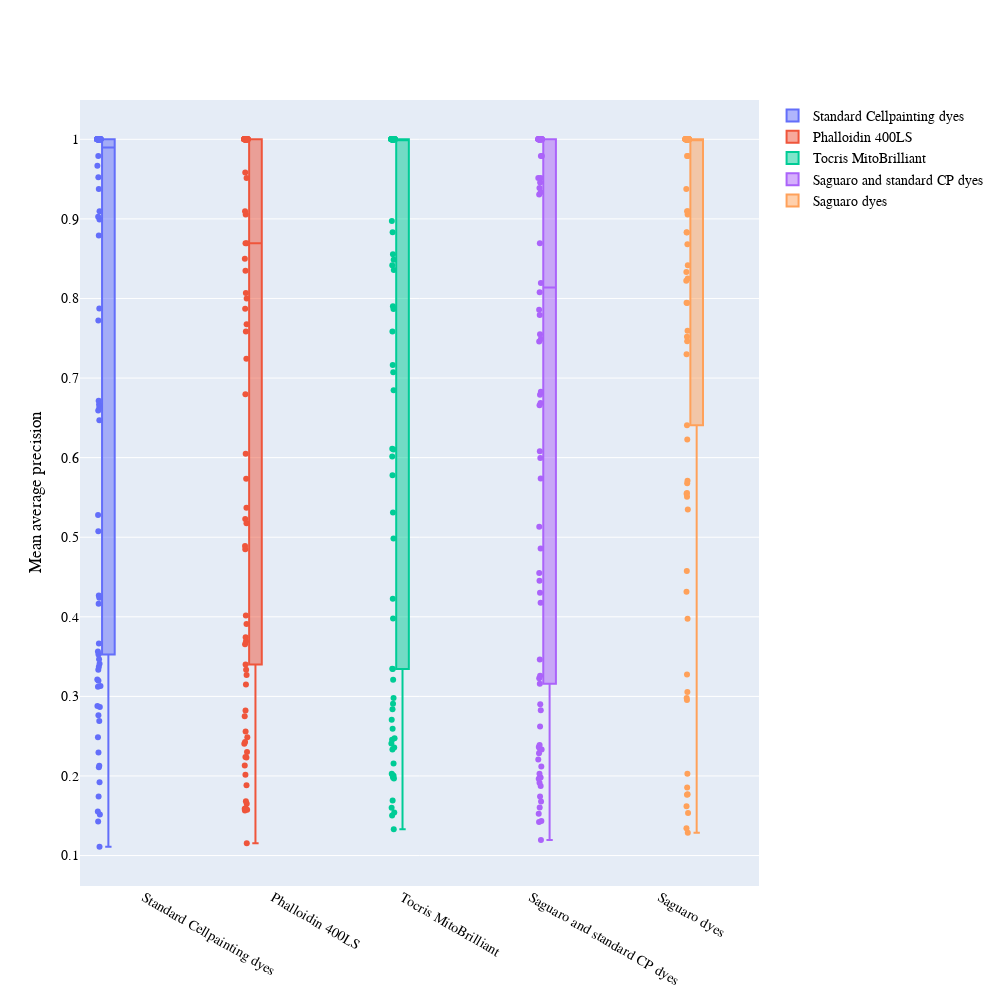

Notebook source saved alongside this figure:
### Markdown cell above
### Mean average precision values of all compounds

### Code cell
combined_box_plot = go.Figure()

combined_box_plot.add_trace(go.Box(y=combined_moa_50_46_47_df['average_precision_std'], name = 'Standard Cellpainting dyes', boxpoints='all', hovertext=combined_moa_50_46_47_df['MoA']+'-'+ combined_moa_50_46_47_df['Common Name']))
combined_box_plot.add_trace(go.Box(y=combined_moa_50_46_47_df['average_precision_act'], name = 'Phalloidin 400LS', boxpoints='all', hovertext=combined_moa_50_46_47_df['MoA']+'-'+ combined_moa_50_46_47_df['Common Name']))
combined_box_plot.add_trace(go.Box(y=combined_moa_50_46_47_df['average_precision_mito'], name = 'Tocris MitoBrilliant', boxpoints='all', hovertext=combined_moa_50_46_47_df['MoA']+'-'+ combined_moa_50_46_47_df['Common Name']))
combined_box_plot.add_trace(go.Box(y=combined_moa_48_49_df['mean_average_precision_batch3'], name = 'Saguaro and standard CP dyes', boxpoints='all', hovertext=combined_moa_48_49_df['MoA']+'-'+ combined_moa_48_49_df['Common Name']))
combined_box_plot.add_trace(go.Box(y=combined_moa_48_49_df['mean_average_precision_batch5'], name = 'Saguaro dyes', boxpoints='all', hovertext=combined_moa_48_49_df['MoA']+'-'+ combined_moa_48_49_df['Common Name']))

combined_box_plot.update_layout(height=1000,width=1000, font_family='Arial', font=dict(size=14, color='Black'), boxmode='group',yaxis_title = 'Mean average precision')
combined_box_plot.show('notebook')

### Figure 1 — Plotly figure (JSON) as saved in the notebook; plotly's stock layout.template omitted (floating-point values rounded to 4 significant figures)
{"data": [{"boxpoints": "all", "hovertext": ["tumor necrosis factor production inhibitor-pomalidomide", "antihistamine-homochlorcyclizine", "acetylcholine receptor antagonist-orphenadrine", "pyruvate dehydrogenase kinase inhibitor-AZD7545", "protein tyrosine kinase inhibitor-SHP099", "antihistamine-hydroxyzine", "hepatocyte growth factor receptor inhibitor-SU-11274", "CHK inhibitor-PF-477736", "glycogen synthase kinase inhibitor-GSK-3-inhibitor-IX", "histone lysine methyltransferase inhibitor-A-366", "tumor necrosis factor production inhibitor-apratastat", "inosine monophosphate dehydrogenase inhibitor-merimepodib", "CDC inhibitor-BMS-863233", "PARP inhibitor-veliparib", "bromodomain inhibitor-PFI-1", "ubiquitin specific protease inhibitor-P5091", "glycogen synthase kinase inhibitor-CHIR-99021", "JAK inhibitor-filgotinib", "Apoptosis inducer (ATP-competitive kinase inhibitor)-Staurosporine", "hepatocyte growth factor receptor inhibitor-SGX523", "bromodomain inhibitor-CPI-0610", "MEK inhibitor-BIX-02188", "Aurora kinase inhibitor-AMG900", "LXR agonist-T-0901317", "phospholipase inhibitor-ML-298", "IGF-1 inhibitor-NVP-AEW541", "tricyclic antidepressant-maprotiline", "histone lysine demethylase inhibitor-ML324", "phosphodiesterase inhibitor-ketotifen", "beta-catenin inhibitor-PNU-74654", "JNK inhibitor-SU3327", "LXR agonist-GW-3965", "DNA inhibitor-carmustine", "kinesin inhibitor-filanesib", "phosphoinositide dependent kinase inhibitor-APY0201", "RAF inhibitor-GW-5074", "FGFR inhibitor-lenvatinib", "Bcr-Abl kinase inhibitor-ponatinib", "AMPK inhibitor-WZ4003", "pyruvate dehydrogenase kinase inhibitor-BX-912", "phospholipase inhibitor-halopemide", "Aurora kinase inhibitor-MK-5108", "JAK inhibitor-ruxolitinib", "tricyclic antidepressant-dosulepin", "PARP inhibitor-niraparib", "BCL inhibitor-ABT-737", "inosine monophosphate dehydrogenase inhibitor-BMS-566419", "MEK inhibitor-selumetinib", "histone lysine methyltransferase inhibitor-UNC0642", "HDAC inhibitor-romidepsin", "HDAC inhibitor-RGFP966", "BCL inhibitor-venetoclax", "phosphodiesterase inhibitor-quazinone", "kinesin inhibitor-ispinesib", "CDK inhibitor-THZ1", "CDC inhibitor-KH-CB19", "RAF inhibitor-GDC-0879", "protein tyrosine kinase inhibitor-rheochrysidin", "MAP kinase inhibitor-FR-180204", "ER stressor (SERCA inhibitor)-Thapsigargin", "protein arginine N-methyltransferase inhibitor-EPZ015666", "Apoptosis inducer (transcription inhibitor)-DACTINOMYCIN", "phosphoinositide dependent kinase inhibitor-GSK2334470", "FGFR inhibitor-BLU9931", "DNA inhibitor-valrubicin", "smoothened receptor agonist-purmorphamine", "JNK inhibitor-BI-78D3", "CHK inhibitor-SCH-900776", "EGFR inhibitor-CP-724714", "androgen receptor modulator-andarine", "HMGCR inhibitor-rosuvastatin", "acetylcholine receptor antagonist-dimethindene-(S)-(+)", "p38 MAPK inhibitor-skepinone-l", "mTOR inhibitor-sirolimus", "EGFR inhibitor-neratinib", "HMGCR inhibitor-delta-Tocotrienol", "IGF-1 inhibitor-linsitinib", "protein arginine N-methyltransferase inhibitor-SGC-707", "Bcr-Abl kinase inhibitor-GNF-5", "MAP kinase inhibitor-PD-198306", "p38 MAPK inhibitor-VX-745", "ubiquitin specific protease inhibitor-ML-323", "beta-catenin inhibitor-ICG-001", "CDK inhibitor-AMG-925", "histone lysine demethylase inhibitor-GSK-J4", "hypoxia inducible factor inhibitor-IOX2", "androgen receptor modulator-PS178990", "mTOR inhibitor-AZD2014", "smoothened receptor agonist-SAG", "hypoxia inducible factor inhibitor-acriflavine"], "name": "Standard Cellpainting dyes", "type": "box", "y": [0.2867, 0.5278, 0.3665, 0.9792, 0.269, 0.341, 1, 1, 1, 0.3212, 0.663, 1, 1, 0.2879, 0.9028, 0.7722, 1, 0.313, 1, 0.1553, 1, 0.6667, 1, 1, 0.3373, 1, 0.1428, 0.8792, 0.3121, 0.3335, 0.4164, 0.6468, 0.2763, 1, 1, 0.3563, 1, 1, 1, 1, 1, 1, 0.6593, 0.2129, 1, 1, 0.9524, 1, 1, 1, 1, 0.9097, 0.1111, 1, 1, 0.3197, 1, 0.192, 0.3526, 1, 1, 1, 1, 1, 1, 0.7875, 0.4267, 1, 0.4241, 0.1514, 0.3466, 0.2294, 1, 1, 1, 0.1741, 1, 0.5074, 0.9667, 0.9375, 0.6715, 1, 1, 1, 1, 0.2487, 0.2108, 1, 0.8993, 1]}, {"boxpoints": "all", "hovertext": ["tumor necrosis factor production inhibitor-pomalidomide", "antihistamine-homochlorcyclizine", "acetylcholine receptor antagonist-orphenadrine", "pyruvate dehydrogenase kinase inhibitor-AZD7545", "protein tyrosine kinase inhibitor-SHP099", "antihistamine-hydroxyzine", "hepatocyte growth factor receptor inhibitor-SU-11274", "CHK inhibitor-PF-477736", "glycogen synthase kinase inhibitor-GSK-3-inhibitor-IX", "histone lysine methyltransferase inhibitor-A-366", "tumor necrosis factor production inhibitor-apratastat", "inosine monophosphate dehydrogenase inhibitor-merimepodib", "CDC inhibitor-BMS-863233", "PARP inhibitor-veliparib", "bromodomain inhibitor-PFI-1", "ubiquitin specific protease inhibitor-P5091", "glycogen synthase kinase inhibitor-CHIR-99021", "JAK inhibitor-filgotinib", "Apoptosis inducer (ATP-competitive kinase inhibitor)-Staurosporine", "hepatocyte growth factor receptor inhibitor-SGX523", "bromodomain inhibitor-CPI-0610", "MEK inhibitor-BIX-02188", "Aurora kinase inhibitor-AMG900", "LXR agonist-T-0901317", "phospholipase inhibitor-ML-298", "IGF-1 inhibitor-NVP-AEW541", "tricyclic antidepressant-maprotiline", "histone lysine demethylase inhibitor-ML324", "phosphodiesterase inhibitor-ketotifen", "beta-catenin inhibitor-PNU-74654", "JNK inhibitor-SU3327", "LXR agonist-GW-3965", "DNA inhibitor-carmustine", "kinesin inhibitor-filanesib", "phosphoinositide dependent kinase inhibitor-APY0201", "RAF inhibitor-GW-5074", "FGFR inhibitor-lenvatinib", "Bcr-Abl kinase inhibitor-ponatinib", "AMPK inhibitor-WZ4003", "pyruvate dehydrogenase kinase inhibitor-BX-912", "phospholipase inhibitor-halopemide", "Aurora kinase inhibitor-MK-5108", "JAK inhibitor-ruxolitinib", "tricyclic antidepressant-dosulepin", "PARP inhibitor-niraparib", "BCL inhibitor-ABT-737", "inosine monophosphate dehydrogenase inhibitor-BMS-566419", "MEK inhibitor-selumetinib", "histone lysine methyltransferase inhibitor-UNC0642", "HDAC inhibitor-romidepsin", "HDAC inhibitor-RGFP966", "BCL inhibitor-venetoclax", "phosphodiesterase inhibitor-quazinone", "kinesin inhibitor-ispinesib", "CDK inhibitor-THZ1", "CDC inhibitor-KH-CB19", "RAF inhibitor-GDC-0879", "protein tyrosine kinase inhibitor-rheochrysidin", "MAP kinase inhibitor-FR-180204", "ER stressor (SERCA inhibitor)-Thapsigargin", "protein arginine N-methyltransferase inhibitor-EPZ015666", "Apoptosis inducer (transcription inhibitor)-DACTINOMYCIN", "phosphoinositide dependent kinase inhibitor-GSK2334470", "FGFR inhibitor-BLU9931", "DNA inhibitor-valrubicin", "smoothened receptor agonist-purmorphamine", "JNK inhibitor-BI-78D3", "CHK inhibitor-SCH-900776", "EGFR inhibitor-CP-724714", "androgen receptor modulator-andarine", "HMGCR inhibitor-rosuvastatin", "acetylcholine receptor antagonist-dimethindene-(S)-(+)", "p38 MAPK inhibitor-skepinone-l", "mTOR inhibitor-sirolimus", "EGFR inhibitor-neratinib", "HMGCR inhibitor-delta-Tocotrienol", "IGF-1 inhibitor-linsitinib", "protein arginine N-methyltransferase inhibitor-SGC-707", "Bcr-Abl kinase inhibitor-GNF-5", "MAP kinase inhibitor-PD-198306", "p38 MAPK inhibitor-VX-745", "ubiquitin specific protease inhibitor-ML-323", "beta-catenin inhibitor-ICG-001", "CDK inhibitor-AMG-925", "histone lysine demethylase inhibitor-GSK-J4", "hypoxia inducible factor inhibitor-IOX2", "androgen receptor modulator-PS178990", "mTOR inhibitor-AZD2014", "smoothened receptor agonist-SAG", "hypoxia inducible factor inhibitor-acriflavine"], "name": "Phalloidin 400LS", "type": "box", "y": [0.2559, 0.1593, 0.3336, 0.85, 0.2487, 0.5229, 1, 1, 1, 0.3402, 0.1567, 1, 1, 0.3269, 1, 0.3692, 1, 0.3743, 1, 0.1681, 1, 0.7242, 1, 1, 0.3909, 1, 0.3148, 0.4847, 0.2237, 0.2405, 0.2428, 0.6049, 0.1155, 1, 1, 0.2824, 1, 1, 0.9097, 1, 1, 1, 0.6798, 0.2132, 1, 1, 0.7871, 1, 0.8694, 1, 1, 0.8, 0.1577, 1, 1, 0.275, 0.7677, 0.2301, 0.4015, 1, 0.9583, 1, 0.9514, 1, 1, 0.5175, 0.2016, 1, 0.5734, 0.2232, 0.3656, 0.4891, 1, 1, 1, 0.1884, 1, 0.1588, 1, 0.8694, 0.5371, 0.7583, 0.8069, 1, 1, 0.9056, 0.1652, 1, 0.8347, 1]}, {"boxpoints": "all", "hovertext": ["tumor necrosis factor production inhibitor-pomalidomide", "antihistamine-homochlorcyclizine", "acetylcholine receptor antagonist-orphenadrine", "pyruvate dehydrogenase kinase inhibitor-AZD7545", "protein tyrosine kinase inhibitor-SHP099", "antihistamine-hydroxyzine", "hepatocyte growth factor receptor inhibitor-SU-11274", "CHK inhibitor-PF-477736", "glycogen synthase kinase inhibitor-GSK-3-inhibitor-IX", "histone lysine methyltransferase inhibitor-A-366", "tumor necrosis factor production inhibitor-apratastat", "inosine monophosphate dehydrogenase inhibitor-merimepodib", "CDC inhibitor-BMS-863233", "PARP inhibitor-veliparib", "bromodomain inhibitor-PFI-1", "ubiquitin specific protease inhibitor-P5091", "glycogen synthase kinase inhibitor-CHIR-99021", "JAK inhibitor-filgotinib", "Apoptosis inducer (ATP-competitive kinase inhibitor)-Staurosporine", "hepatocyte growth factor receptor inhibitor-SGX523", "bromodomain inhibitor-CPI-0610", "MEK inhibitor-BIX-02188", "Aurora kinase inhibitor-AMG900", "LXR agonist-T-0901317", "phospholipase inhibitor-ML-298", "IGF-1 inhibitor-NVP-AEW541", "tricyclic antidepressant-maprotiline", "histone lysine demethylase inhibitor-ML324", "phosphodiesterase inhibitor-ketotifen", "beta-catenin inhibitor-PNU-74654", "JNK inhibitor-SU3327", "LXR agonist-GW-3965", "DNA inhibitor-carmustine", "kinesin inhibitor-filanesib", "phosphoinositide dependent kinase inhibitor-APY0201", "RAF inhibitor-GW-5074", "FGFR inhibitor-lenvatinib", "Bcr-Abl kinase inhibitor-ponatinib", "AMPK inhibitor-WZ4003", "pyruvate dehydrogenase kinase inhibitor-BX-912", "phospholipase inhibitor-halopemide", "Aurora kinase inhibitor-MK-5108", "JAK inhibitor-ruxolitinib", "tricyclic antidepressant-dosulepin", "PARP inhibitor-niraparib", "BCL inhibitor-ABT-737", "inosine monophosphate dehydrogenase inhibitor-BMS-566419", "MEK inhibitor-selumetinib", "histone lysine methyltransferase inhibitor-UNC0642", "HDAC inhibitor-romidepsin", "HDAC inhibitor-RGFP966", "BCL inhibitor-venetoclax", "phosphodiesterase inhibitor-quazinone", "kinesin inhibitor-ispinesib", "CDK inhibitor-THZ1", "CDC inhibitor-KH-CB19", "RAF inhibitor-GDC-0879", "protein tyrosine kinase inhibitor-rheochrysidin", "MAP kinase inhibitor-FR-180204", "ER stressor (SERCA inhibitor)-Thapsigargin", "protein arginine N-methyltransferase inhibitor-EPZ015666", "Apoptosis inducer (transcription inhibitor)-DACTINOMYCIN", "phosphoinositide dependent kinase inhibitor-GSK2334470", "FGFR inhibitor-BLU9931", "DNA inhibitor-valrubicin", "smoothened receptor agonist-purmorphamine", "JNK inhibitor-BI-78D3", "CHK inhibitor-SCH-900776", "EGFR inhibitor-CP-724714", "androgen receptor modulator-andarine", "HMGCR inhibitor-rosuvastatin", "acetylcholine receptor antagonist-dimethindene-(S)-(+)", "p38 MAPK inhibitor-skepinone-l", "mTOR inhibitor-sirolimus", "EGFR inhibitor-neratinib", "HMGCR inhibitor-delta-Tocotrienol", "IGF-1 inhibitor-linsitinib", "protein arginine N-methyltransferase inhibitor-SGC-707", "Bcr-Abl kinase inhibitor-GNF-5", "MAP kinase inhibitor-PD-198306", "p38 MAPK inhibitor-VX-745", "ubiquitin specific protease inhibitor-ML-323", "beta-catenin inhibitor-ICG-001", "CDK inhibitor-AMG-925", "histone lysine demethylase inhibitor-GSK-J4", "hypoxia inducible factor inhibitor-IOX2", "androgen receptor modulator-PS178990", "mTOR inhibitor-AZD2014", "smoothened receptor agonist-SAG", "hypoxia inducible factor inhibitor-acriflavine"], "name": "Tocris MitoBrilliant", "type": "box", "y": [0.2028, 0.3346, 0.4227, 0.8972, 0.2981, 0.3344, 1, 1, 1, 0.6847, 0.2408, 1, 1, 0.1541, 1, 0.3978, 1, 0.2013, 1, 0.16, 1, 0.7163, 1, 0.6102, 0.2333, 1, 0.1503, 1, 0.1693, 0.2592, 0.5779, 0.7868, 0.1982, 1, 1, 0.6016, 1, 1, 1, 1, 0.8833, 0.7903, 0.6113, 0.284, 1, 1, 1, 1, 1, 1, 1, 0.8556, 0.2474, 1, 1, 0.2456, 1, 0.321, 0.5311, 1, 0.8357, 1, 1, 1, 1, 0.8486, 0.2357, 1, 0.7583, 0.1329, 0.2705, 0.2908, 1, 1, 1, 0.2157, 1, 0.1969, 1, 0.8417, 0.7072, 1, 1, 1, 1, 0.4983, 0.2002, 1, 1, 1]}, {"boxpoints": "all", "hovertext": ["tumor necrosis factor production inhibitor-pomalidomide", "antihistamine-homochlorcyclizine", "acetylcholine receptor antagonist-orphenadrine", "pyruvate dehydrogenase kinase inhibitor-AZD7545", "protein tyrosine kinase inhibitor-SHP099", "antihistamine-hydroxyzine", "hepatocyte growth factor receptor inhibitor-SU-11274", "CHK inhibitor-PF-477736", "glycogen synthase kinase inhibitor-GSK-3-inhibitor-IX", "histone lysine methyltransferase inhibitor-A-366", "tumor necrosis factor production inhibitor-apratastat", "inosine monophosphate dehydrogenase inhibitor-merimepodib", "CDC inhibitor-BMS-863233", "PARP inhibitor-veliparib", "bromodomain inhibitor-PFI-1", "ubiquitin specific protease inhibitor-P5091", "glycogen synthase kinase inhibitor-CHIR-99021", "JAK inhibitor-filgotinib", "Apoptosis inducer (ATP-competitive kinase inhibitor)-Staurosporine", "hepatocyte growth factor receptor inhibitor-SGX523", "bromodomain inhibitor-CPI-0610", "MEK inhibitor-BIX-02188", "Aurora kinase inhibitor-AMG900", "LXR agonist-T-0901317", "phospholipase inhibitor-ML-298", "IGF-1 inhibitor-NVP-AEW541", "tricyclic antidepressant-maprotiline", "histone lysine demethylase inhibitor-ML324", "phosphodiesterase inhibitor-ketotifen", "beta-catenin inhibitor-PNU-74654", "JNK inhibitor-SU3327", "LXR agonist-GW-3965", "DNA inhibitor-carmustine", "kinesin inhibitor-filanesib", "phosphoinositide dependent kinase inhibitor-APY0201", "RAF inhibitor-GW-5074", "FGFR inhibitor-lenvatinib", "Bcr-Abl kinase inhibitor-ponatinib", "AMPK inhibitor-WZ4003", "pyruvate dehydrogenase kinase inhibitor-BX-912", "phospholipase inhibitor-halopemide", "Aurora kinase inhibitor-MK-5108", "JAK inhibitor-ruxolitinib", "tricyclic antidepressant-dosulepin", "PARP inhibitor-niraparib", "BCL inhibitor-ABT-737", "inosine monophosphate dehydrogenase inhibitor-BMS-566419", "MEK inhibitor-selumetinib", "histone lysine methyltransferase inhibitor-UNC0642", "HDAC inhibitor-romidepsin", "HDAC inhibitor-RGFP966", "BCL inhibitor-venetoclax", "phosphodiesterase inhibitor-quazinone", "kinesin inhibitor-ispinesib", "CDK inhibitor-THZ1", "CDC inhibitor-KH-CB19", "RAF inhibitor-GDC-0879", "protein tyrosine kinase inhibitor-rheochrysidin", "MAP kinase inhibitor-FR-180204", "ER stressor (SERCA inhibitor)-Thapsigargin", "protein arginine N-methyltransferase inhibitor-EPZ015666", "Apoptosis inducer (transcription inhibitor)-DACTINOMYCIN", "phosphoinositide dependent kinase inhibitor-GSK2334470", "FGFR inhibitor-BLU9931", "DNA inhibitor-valrubicin", "smoothened receptor agonist-purmorphamine", "JNK inhibitor-BI-78D3", "CHK inhibitor-SCH-900776", "EGFR inhibitor-CP-724714", "androgen receptor modulator-andarine", "HMGCR inhibitor-rosuvastatin", "acetylcholine receptor antagonist-dimethindene-(S)-(+)", "p38 MAPK inhibitor-skepinone-l", "mTOR inhibitor-sirolimus", "EGFR inhibitor-neratinib", "HMGCR inhibitor-delta-Tocotrienol", "IGF-1 inhibitor-linsitinib", "protein arginine N-methyltransferase inhibitor-SGC-707", "Bcr-Abl kinase inhibitor-GNF-5", "MAP kinase inhibitor-PD-198306", "p38 MAPK inhibitor-VX-745", "ubiquitin specific protease inhibitor-ML-323", "beta-catenin inhibitor-ICG-001", "CDK inhibitor-AMG-925", "histone lysine demethylase inhibitor-GSK-J4", "hypoxia inducible factor inhibitor-IOX2", "androgen receptor modulator-PS178990", "mTOR inhibitor-AZD2014", "smoothened receptor agonist-SAG", "hypoxia inducible factor inhibitor-acriflavine"], "name": "Saguaro and standard CP dyes", "type": "box", "y": [0.2621, 0.1874, 0.1679, 0.8079, 0.3463, 0.2333, 1, 1, 1, 0.4303, 0.2027, 1, 1, 0.1605, 1, 0.4453, 0.9792, 0.2363, 0.9333, 0.1741, 1, 0.4176, 1, 1, 0.4549, 1, 0.2388, 0.8194, 0.2119, 0.2344, 0.6081, 0.5737, 0.1195, 1, 1, 0.5996, 1, 1, 0.7492, 1, 0.9458, 0.8694, 0.6686, 0.1524, 1, 0.7792, 1, 1, 0.9514, 1, 0.9792, 0.7857, 0.1421, 1, 1, 0.2285, 0.9389, 0.3159, 0.2207, 1, 0.6658, 1, 1, 1, 1, 0.9306, 0.1982, 1, 0.6792, 0.1915, 0.2824, 0.3229, 0.7552, 0.6826, 0.7458, 0.1434, 1, 0.29, 1, 1, 0.4859, 0.9514, 1, 1, 1, 0.3259, 0.1964, 1, 0.513, 1]}, {"boxpoints": "all", "hovertext": ["tumor necrosis factor production inhibitor-pomalidomide", "antihistamine-homochlorcyclizine", "acetylcholine receptor antagonist-orphenadrine", "pyruvate dehydrogenase kinase inhibitor-AZD7545", "protein tyrosine kinase inhibitor-SHP099", "antihistamine-hydroxyzine", "hepatocyte growth factor receptor inhibitor-SU-11274", "CHK inhibitor-PF-477736", "glycogen synthase kinase inhibitor-GSK-3-inhibitor-IX", "histone lysine methyltransferase inhibitor-A-366", "tumor necrosis factor production inhibitor-apratastat", "inosine monophosphate dehydrogenase inhibitor-merimepodib", "CDC inhibitor-BMS-863233", "PARP inhibitor-veliparib", "bromodomain inhibitor-PFI-1", "ubiquitin specific protease inhibitor-P5091", "glycogen synthase kinase inhibitor-CHIR-99021", "JAK inhibitor-filgotinib", "Apoptosis inducer (ATP-competitive kinase inhibitor)-Staurosporine", "hepatocyte growth factor receptor inhibitor-SGX523", "bromodomain inhibitor-CPI-0610", "MEK inhibitor-BIX-02188", "Aurora kinase inhibitor-AMG900", "LXR agonist-T-0901317", "phospholipase inhibitor-ML-298", "IGF-1 inhibitor-NVP-AEW541", "tricyclic antidepressant-maprotiline", "histone lysine demethylase inhibitor-ML324", "phosphodiesterase inhibitor-ketotifen", "beta-catenin inhibitor-PNU-74654", "JNK inhibitor-SU3327", "LXR agonist-GW-3965", "DNA inhibitor-carmustine", "kinesin inhibitor-filanesib", "phosphoinositide dependent kinase inhibitor-APY0201", "RAF inhibitor-GW-5074", "FGFR inhibitor-lenvatinib", "Bcr-Abl kinase inhibitor-ponatinib", "AMPK inhibitor-WZ4003", "pyruvate dehydrogenase kinase inhibitor-BX-912", "phospholipase inhibitor-halopemide", "Aurora kinase inhibitor-MK-5108", "JAK inhibitor-ruxolitinib", "tricyclic antidepressant-dosulepin", "PARP inhibitor-niraparib", "BCL inhibitor-ABT-737", "inosine monophosphate dehydrogenase inhibitor-BMS-566419", "MEK inhibitor-selumetinib", "histone lysine methyltransferase inhibitor-UNC0642", "HDAC inhibitor-romidepsin", "HDAC inhibitor-RGFP966", "BCL inhibitor-venetoclax", "phosphodiesterase inhibitor-quazinone", "kinesin inhibitor-ispinesib", "CDK inhibitor-THZ1", "CDC inhibitor-KH-CB19", "RAF inhibitor-GDC-0879", "protein tyrosine kinase inhibitor-rheochrysidin", "MAP kinase inhibitor-FR-180204", "ER stressor (SERCA inhibitor)-Thapsigargin", "protein arginine N-methyltransferase inhibitor-EPZ015666", "Apoptosis inducer (transcription inhibitor)-DACTINOMYCIN", "phosphoinositide dependent kinase inhibitor-GSK2334470", "FGFR inhibitor-BLU9931", "DNA inhibitor-valrubicin", "smoothened receptor agonist-purmorphamine", "JNK inhibitor-BI-78D3", "CHK inhibitor-SCH-900776", "EGFR inhibitor-CP-724714", "androgen receptor modulator-andarine", "HMGCR inhibitor-rosuvastatin", "acetylcholine receptor antagonist-dimethindene-(S)-(+)", "p38 MAPK inhibitor-skepinone-l", "mTOR inhibitor-sirolimus", "EGFR inhibitor-neratinib", "HMGCR inhibitor-delta-Tocotrienol", "IGF-1 inhibitor-linsitinib", "protein arginine N-methyltransferase inhibitor-SGC-707", "Bcr-Abl kinase inhibitor-GNF-5", "MAP kinase inhibitor-PD-198306", "p38 MAPK inhibitor-VX-745", "ubiquitin specific protease inhibitor-ML-323", "beta-catenin inhibitor-ICG-001", "CDK inhibitor-AMG-925", "histone lysine demethylase inhibitor-GSK-J4", "hypoxia inducible factor inhibitor-IOX2", "androgen receptor modulator-PS178990", "mTOR inhibitor-AZD2014", "smoothened receptor agonist-SAG", "hypoxia inducible factor inhibitor-acriflavine"], "name": "Saguaro dyes", "type": "box", "y": [0.2978, 1, 0.5679, 0.8222, 0.8417, 1, 1, 1, 1, 0.9056, 0.1854, 1, 1, 0.2028, 1, 0.1288, 1, 0.4314, 1, 0.2953, 1, 1, 1, 1, 1, 1, 1, 0.9792, 1, 0.3977, 0.1771, 0.6229, 0.1534, 1, 1, 0.535, 1, 1, 1, 1, 0.9097, 0.8333, 0.6408, 1, 1, 1, 1, 0.7461, 1, 1, 1, 1, 0.1343, 1, 0.825, 0.5509, 0.7947, 0.8829, 0.7944, 1, 0.9375, 1, 1, 1, 1, 0.9097, 0.162, 0.8833, 0.8681, 0.571, 0.5554, 1, 0.7593, 1, 1, 0.4575, 1, 0.3275, 0.7298, 0.752, 0.5547, 0.9792, 1, 1, 1, 0.3054, 0.1763, 1, 1, 1]}], "layout": {"boxmode": "group", "font": {"color": "Black", "family": "Arial", "size": 14}, "height": 1000, "width": 1000, "yaxis": {"title": {"text": "Mean average precision"}}}}
